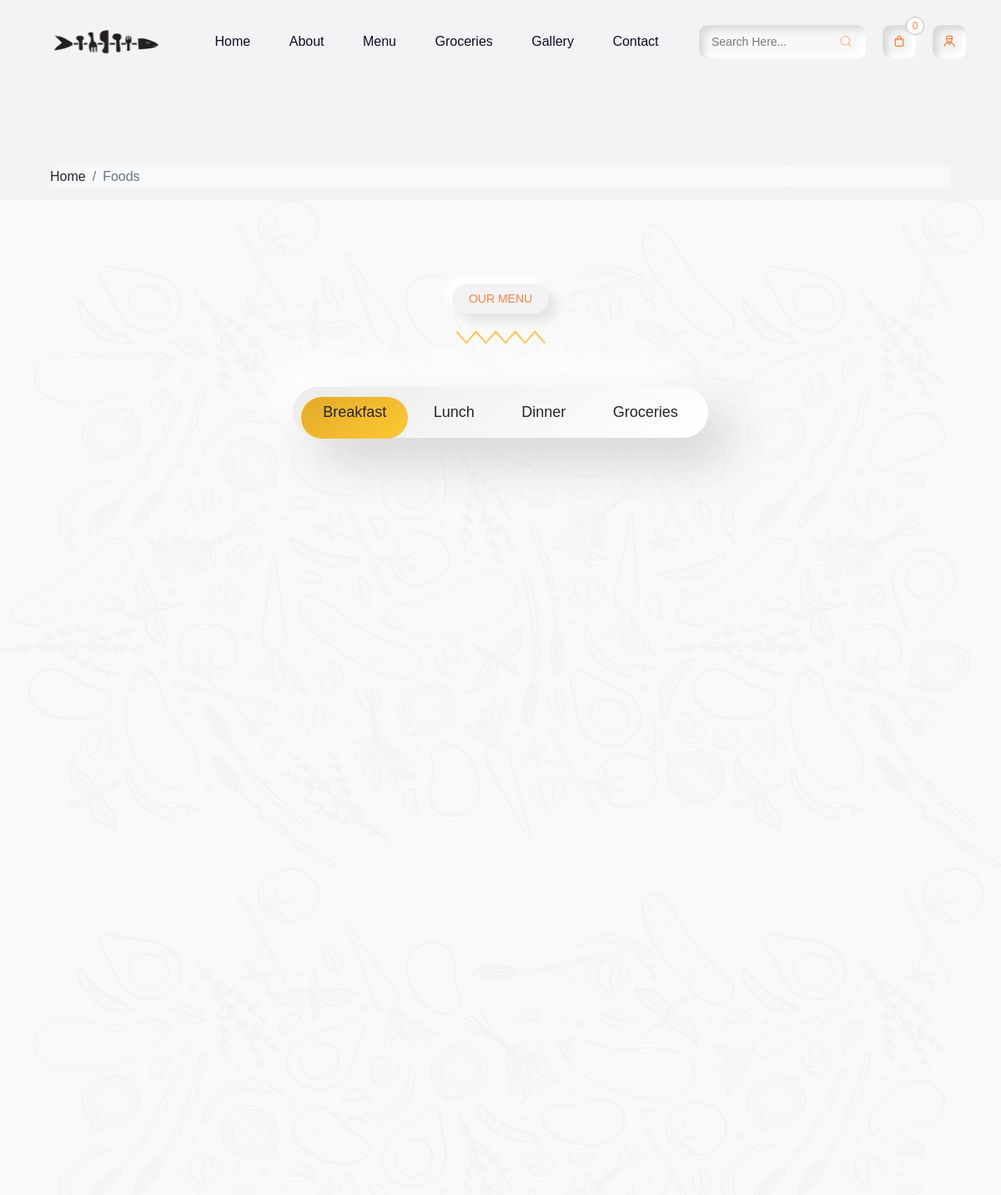
Before: /foods/ (upper part) with the older database file.
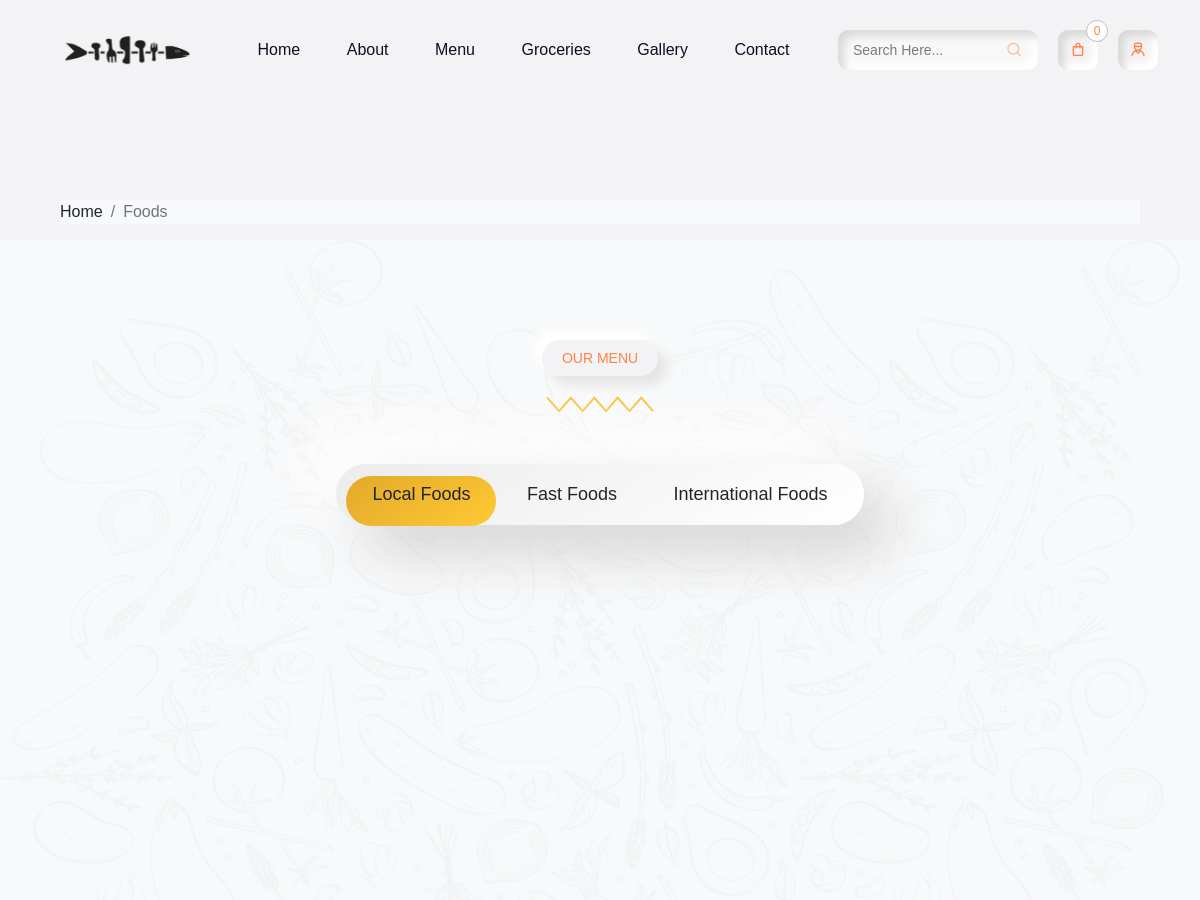
After: the same page with the newer database file.
### mainApp/models.py (models this page shows, shortened)
class Category(models.Model):
    name = models.CharField(max_length=100)
    def get_formatted_name(self):
        return self.name.lower().replace(" ", "-")

### mainApp/views.py (the view)
# urls.py: path('foods/', views.menu_items_view, name='menu_items_view'),
def menu_items_view(request):
    categories = Category.objects.all()
    menu_items = MenuItem.objects.all()
    return render(request, 'foods.html', {'menu_items': menu_items, 'categories':categories})

### templates/foods.html (shortened to what this page needs)
{% extends 'base.html' %}
{% load static %}
{% load humanize %}
{% block content %}
<section class="main-banner">
    <div class="container-fluid">
        <div class="row px-xl-5">
            <div class="col-12">
                <nav class="breadcrumb bg-light mb-30">
                    <a class="breadcrumb-item text-dark" href="/">Home</a>
                    <span class="breadcrumb-item active">Foods</span>
                </nav>
            </div>
        </div>
    </div>
    <section style="background-image: url(assets/images/menu-bg.png);" class="our-menu section bg-light repeat-img .menu-tab"
    id="menu">
    <div class="sec-wp">
        <div class="container">
            <div class="row">
                <div class="col-lg-12">
                    <div class="sec-title text-center mb-5">
                        <p class="sec-sub-title mb-3">Our menu</p>
                        <div class="sec-title-shape mb-4">
                            <img src="{% static 'assets/images/title-shape.svg' %}" alt="">
                        </div>
                    </div>
                </div>
            </div>
            <div class="menu-tab-wp">
                <div class="row">
                    <div class="col-lg-12 m-auto">
                        <div class="menu-tab text-center">
                            <ul class="filters">
                                <div class="filter-active"></div>
                                {% for category in categories %}
                                <li class="filter" data-filter=".{{ category.get_formatted_name }}">
                                    {{ category.name }}
                                </li>
                                {% endfor %}
                            </ul>
                        </div>
                    </div>
                </div>
            </div>
            <div class="menu-list-row">
                <div class="row g-xxl-5 bydefault_show menu-dish" >
                </div>
            </div>
        </div>
    </div>
</section>
</section>
{% endblock %}

Changed rows visible on the page:
removed Category: name "Breakfast"
removed Category: name "Lunch"
removed Category: name "Dinner"
removed Category: name "Groceries"
added Category: name "Local Foods"
added Category: name "Fast Foods"
added Category: name "International Foods"
